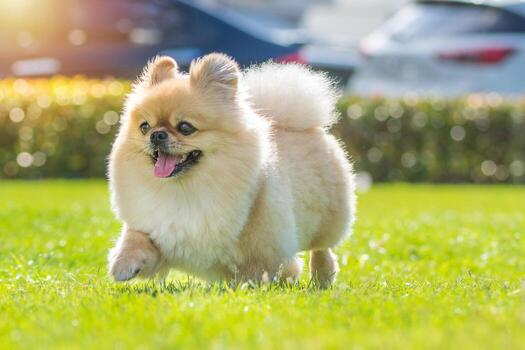
#> input picture OpenCv/assets/dog.jpg, 525 x 350 px
$ python tutorial2.py
#> lines starting #> are read from the running program, lines starting #| are printed output that depends on the picture
import cv2
import random
from pathlib import Path

# Build image path relative to this script
image_path = Path(__file__).resolve().parent / "assets" / "dog.jpg"
img = cv2.imread(str(image_path), -1)
#> img is the input picture: shape (350, 525, 3); mean B, G, R 109.4, 173.2, 170.9

if img is None:
    raise FileNotFoundError(f"Could not load image: {image_path}")

# Check image dimensions
h, w = img.shape[:2]
#> h = 350; w = 525
print(f"Image shape: {img.shape}")
#| Image shape: (350, 525, 3)

# Extract a valid region from the image (adjust coordinates to fit actual image size)
# Use safer coordinates that are within bounds
y_start, y_end = min(100, h // 2), min(300, h)
#> y_start = 100; y_end = 300
x_start, x_end = min(100, w // 2), min(400, w)
#> x_start = 100; x_end = 400
dogFace = img[y_start:y_end, x_start:x_end].copy()  #copy
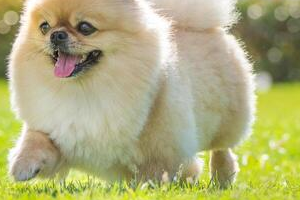
#> dogFace: shape (200, 300, 3); mean B, G, R 123.2, 173, 175

# Resize to match target paste dimensions (200, 300)
dogFace = cv2.resize(dogFace, (300, 200))  #resize to match target dimensions
img[100:300, 200:500] = dogFace  #paste
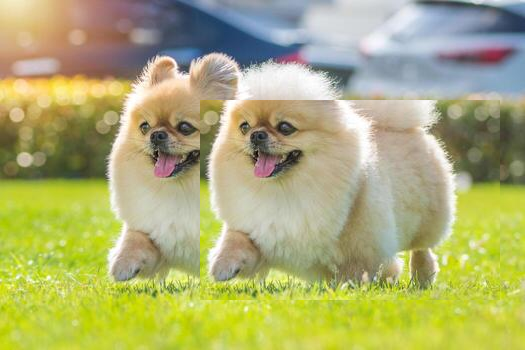
#> img: shape (350, 525, 3); mean B, G, R 115.6, 173.8, 173.1
# cv2.imshow('dogImage',dogFace)
# cv2.waitKey(5)
# cv2.destroyAllWindows()
cv2.imshow('Image', img)
cv2.waitKey(0)
cv2.destroyAllWindows()
